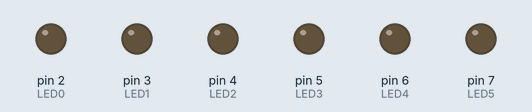
Bench run of a sketch on a simulated Arduino Uno, built with avr-gcc and run on an emulated ATmega328P. Parts: output pins drawn as LEDs (lit = HIGH).

Above: at 0.5 s.
At 3.2 s:
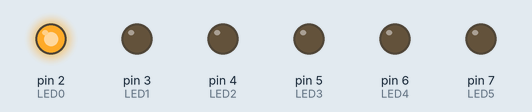
At 4.2 s:
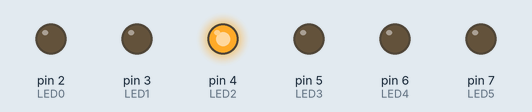
At 5.7 s:
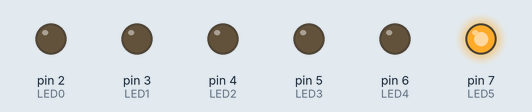
At 7.7 s:
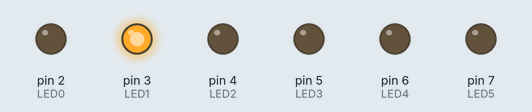
At 11.0 s:
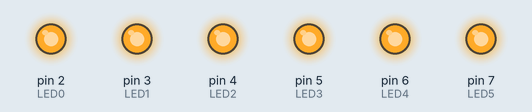
Timing chart, 0 to 12.4 s (numbered marks = the images above):
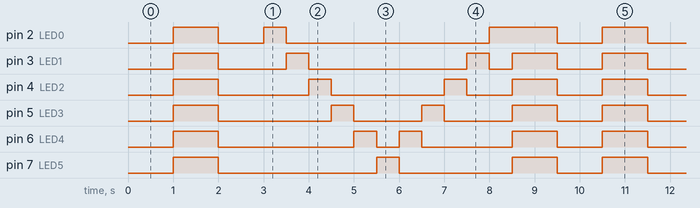

The sketch:

Frimware_E05.ino
```cpp
//" ¡No copies y pegues el código, analízalo e inspirate en el! "
/*************************************************************************
 *   Copyright (C) 2023 Jesús Camarena                                   *
 *   jesus.garzacmn@uanl.edu.mx                                          *
 *   Licencia: Attribution-NonCommercial-ShareAlike 3.0(CC-BY-NC-SA 3.0) *
 *   https://creativecommons.org/licenses/by-nc-sa/3.0/                  *
 *                                                                       *
 *   Ejemplo:                                                            *
 *   Dispositivo: Arduino UNO                                            *
 *   Lenguaje: Arduino                                                   *
 *   Rev: 1.0                                                            *
 *                                                     Fecha: 25/03/23   *
 ************************************************************************/
//--------------------------------INICO---------------------------------//

//--Etiquetas
//-Outputs
const byte LED0 = 2;
const byte LED1 = 3;
const byte LED2 = 4;
const byte LED3 = 5;
const byte LED4 = 6;
const byte LED5 = 7;
const byte numero_de_salidas = 6;

//--Macro
//-Outputs
//LED0
#define LED0_ON()   digitalWrite(LED0,HIGH)
#define LED0_OFF()  digitalWrite(LED0,LOW)
//LED1
#define LED1_ON()   digitalWrite(LED1,HIGH)
#define LED1_OFF()  digitalWrite(LED1,LOW)
//LED2
#define LED2_ON()   digitalWrite(LED2,HIGH)
#define LED2_OFF()  digitalWrite(LED2,LOW)
//LED3
#define LED3_ON()   digitalWrite(LED3,HIGH)
#define LED3_OFF()  digitalWrite(LED3,LOW)
//LED4
#define LED4_ON()   digitalWrite(LED4,HIGH)
#define LED4_OFF()  digitalWrite(LED4,LOW)
//LED5
#define LED5_ON()   digitalWrite(LED5,HIGH)
#define LED5_OFF()  digitalWrite(LED5,LOW)

//--Constantes
#define RETARDO 500
#define RETARDO_1s 1000

//--Variables

//--Arreglos
byte pin_salida[numero_de_salidas] = {LED0,LED1,LED2,LED3,LED4,LED5};

//--------------------------------SETUP---------------------------------//
void setup()
{
//Arreglo para establecer los pines seleccionados como salidas
  //--Outputs
  for (byte i = 0;i < numero_de_salidas;i++)
  {
    pinMode(pin_salida[i],OUTPUT); // Pines es salidas
  }//Fin_for

}//Fin setup

//---------------------------------LOOP---------------------------------//
void loop()//while(1)
{
  Apagar_leds();
  delay(RETARDO_1s);
  Encender_leds();
  delay(RETARDO_1s);
  Apagar_leds();
  delay(RETARDO_1s);
  Secuencia_leds_for_left();  // llama a la función
  Secuencia_leds_for_right(); // llama a la función
  Encender_leds();
  delay(RETARDO_1s);
}//Fin loop

//-----------------------------FUNCIONES()------------------------------//
//***********************************************************************
//* Descripcion: Funcion de leds que se encienden
//* Prototype: void Encender_leds(void);
//* Call: Encender_leds();
//* Retorno: void
//* Argumentos: void
//***********************************************************************
void Encender_leds(void)
{
  for (byte i = LED0;i<=LED5;i++)
  {
    digitalWrite(i, HIGH);// Enciende el numero del led elegido
  }//Finfor
}//Fin_Encender_leds

//***********************************************************************
//* Descripcion: Funcion de leds que se apagan
//* Prototype: void Apagar_leds(void);
//* Call: Apagar_leds();
//* Retorno: void
//* Argumentos: void
//***********************************************************************
void Apagar_leds(void)
{
  for (byte i = LED0;i<=LED5;i++)
  {
    digitalWrite(i, LOW);// Enciende el numero del led elegido
  }//Fin_for
}//Fin_Apagar_leds

//***********************************************************************
//* Descripcion: Funcion de leds que se desplazan a la izquierda
//* Prototype: void Secuencia_leds_for(void);
//* Call: Secuencia_leds_for();
//* Retorno: void
//* Argumentos: void
//***********************************************************************
void Secuencia_leds_for_left(void)
{
  Apagar_leds();
  for (byte i = LED0;i<LED5;i++)
  {
    digitalWrite(i, HIGH);// Enciende el numero del led elegido
    delay(RETARDO);       // Retardo
    digitalWrite(i, LOW); // Apaga el numero del led elegido
  }//Fin_for
}//Fin_Secuencia_leds_for_left

//***********************************************************************
//* Descripcion: Funcion de leds que se desplazan a la derecha
//* Prototype: void Secuencia_leds_for_rightvoid);
//* Call: Secuencia_leds_for_right();
//* Retorno: void
//* Argumentos: void
//***********************************************************************
void Secuencia_leds_for_right(void)
{
  Apagar_leds();
  for (byte i = LED5;i>=LED0;i--)
  {
    digitalWrite(i, HIGH);// Enciende el numero del led elegido
    delay(RETARDO);       // Retardo
    digitalWrite(i, LOW); // Apaga el numero del led elegido
  }
}//Fin_Secuencia_leds_for_right
```

Measured:
- by itself, pin 2 (LED0): repeats every 9.5 s: LOW 1.0 s, HIGH 0.50 s, LOW 4.5 s, HIGH 1.5 s, LOW 1.0 s, HIGH 1.0 s
- by itself, pin 3 (LED1): repeats every 9.5 s: LOW 1.5 s, HIGH 0.50 s, LOW 3.5 s, HIGH 0.50 s, LOW 0.50 s, HIGH 1.0 s, LOW 1.0 s, HIGH 1.0 s
- by itself, pin 4 (LED2): repeats every 9.5 s: LOW 2.0 s, HIGH 0.50 s, LOW 2.5 s, HIGH 0.50 s, 2 × (LOW 1.0 s, HIGH 1.0 s)
- by itself, pin 5 (LED3): repeats every 9.5 s: LOW 2.5 s, 2 × (HIGH 0.50 s, LOW 1.5 s), HIGH 1.0 s, LOW 1.0 s, HIGH 1.0 s
- by itself, pin 6 (LED4): repeats every 9.5 s: LOW 3.0 s, HIGH 0.50 s, LOW 0.50 s, HIGH 0.50 s, LOW 2.0 s, HIGH 1.0 s, LOW 1.0 s, HIGH 1.0 s
- by itself, pin 7 (LED5): repeats every 9.5 s: LOW 3.5 s, HIGH 0.50 s, LOW 2.5 s, HIGH 1.0 s, LOW 1.0 s, HIGH 1.0 s
